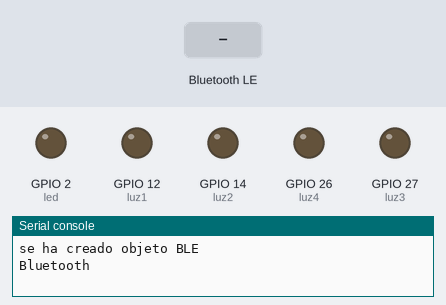
The program below on a simulated ESP32 board running MicroPython. On the bench: output pins drawn as LEDs (lit = HIGH), the last lines printed to the serial console. The inputs (shaded band) are chosen by the test bench. Nothing arrives over Bluetooth unless stated.

Above: at 1.4 s.
1.5 s: "luz1" written over Bluetooth
At 2.7 s:
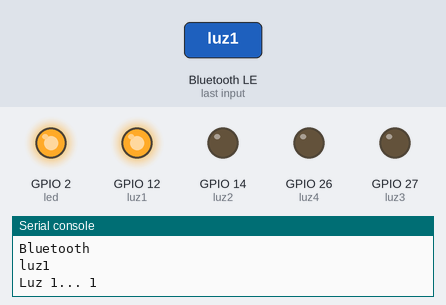
3.0 s: "luz2" written over Bluetooth
At 4.0 s:
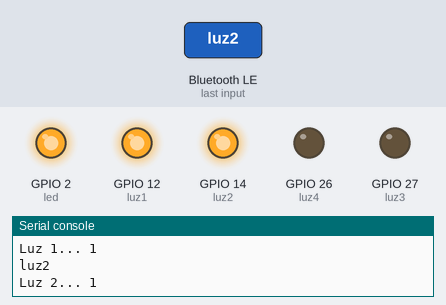
4.5 s: "luz3" written over Bluetooth
At 5.1 s:
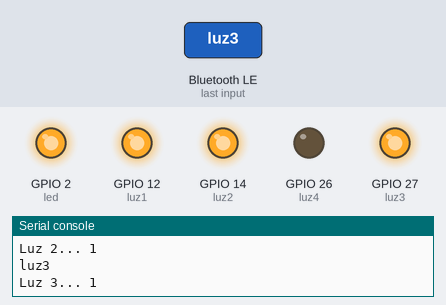
6.0 s: "luz4" written over Bluetooth
At 6.3 s:
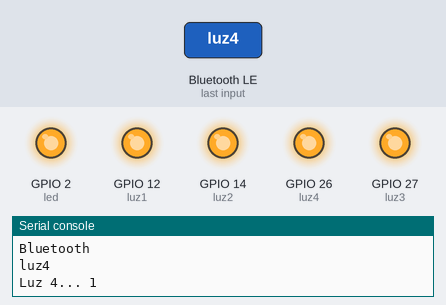
7.5 s: "luz1" written over Bluetooth
At 8.6 s:
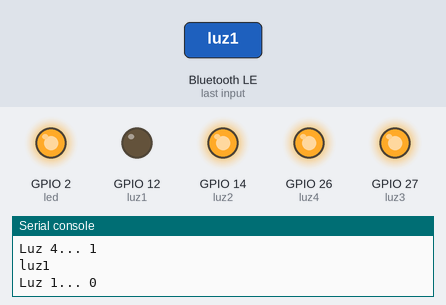
9.0 s: "luz2" written over Bluetooth
At 9.7 s:
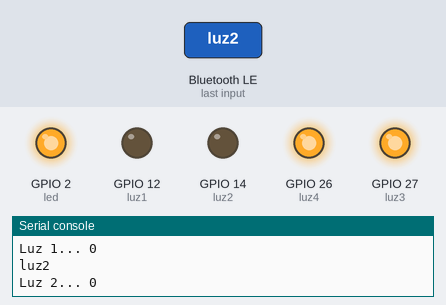
Timing chart, 0 to 11.5 s (numbered marks = the images above; inputs shaded):
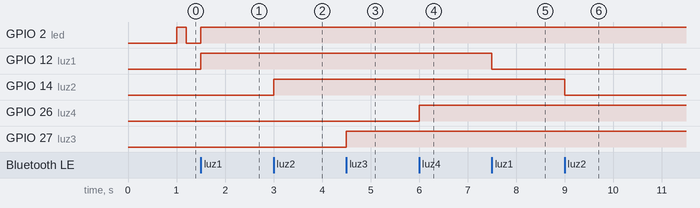

The program:

main.py
```python
# Ejemplo 13, encendido de iluminacion con
# Bluetooth de baja energía (BLE)
# Bluetooth Low Energy
# Autor: Alejandro García Castro
# Marzo 2022

# Importamos las librerías necesarias
from machine import Pin, Timer
from time import sleep_ms, sleep
import ubluetooth

# Creamos una clase BLE que es la que
# gestionará la comunicacion bluetooth
# serie con el disposivo móvil, enviando
# y recibiendo mensajes.
class BLE():
    '''
        Clase BLE que conecta por BLE  la placa ESP32
        con un dispositivo móvil.
        Atributos:
            ble = objeto de tipo BLE de la librería
                  bluetooth
            led = diodo led que parpadea cuando no se
                  ha establecido conexion y pasa a
                  encendido fijo cuando está conectado
        Métodos:
            ble_irq = contiene los eventos que utilizamos
                      en el programa. Son los cuatro mensajes
                      que al ser recibidos producen cambios en
                      las salidas.
            connected = encendido fijo en led de señalizacion
                        cuando BLE está conectado
            disconnected = parpadeo en led cuando BLE desconectado
            send = envia datos a través del blutooth
            advertiser = Hace visible el nombre del dispositivo para
                         poder ser identificado.
            register =  maneja los registros necesarios para la
                        comunicación
    '''

    def __init__(self, name):
        print('se ha creado objeto BLE')
        self.name = name
        self.ble = ubluetooth.BLE()
        self.ble.active(True)

        self.led = Pin(2, Pin.OUT)
        self.timer1 = Timer(0)
        self.timer2 = Timer(1)

        self.disconnected()
        self.ble.irq(self.ble_irq)
        self.register()
        self.advertiser()

    def connected(self):
        self.timer1.deinit()
        self.timer2.deinit()

    def disconnected(self):
        self.timer1.init(period=1000, mode=Timer.PERIODIC, callback=lambda t: self.led(1))
        sleep_ms(200)
        self.timer2.init(period=1000, mode=Timer.PERIODIC, callback=lambda t: self.led(0))

    def ble_irq(self, event, data):
        if event == 1:
            '''Central disconnected'''
            self.connected()
            self.led(1)

        elif event == 2:
            '''Central disconnected'''
            self.advertiser()
            self.disconnected()

        elif event == 3:
            '''Nuevo mensaje recibido'''
            buffer = self.ble.gatts_read(self.rx)
            message = buffer.decode('UTF-8').strip()
            print(message)
            if message == 'luz1':
                luz1.value(not luz1.value())
                print('Luz 1...', luz1.value())
                ble.send('Luz 1...' + str(luz1.value()))
            if message == 'luz2':
                luz2.value(not luz2.value())
                print('Luz 2...', luz2.value())
                ble.send('Luz 2...' + str(luz2.value()))
            if message == 'luz3':
                luz3.value(not luz3.value())
                print('Luz 3...', luz3.value())
                ble.send('Luz 3...' + str(luz3.value()))
            if message == 'luz4':
                luz4.value(not luz4.value())
                print('Luz 4...', luz4.value())
                ble.send('Luz 4...' + str(luz4.value()))

    def register(self):
        # Nordic UART Service (NUS)
        NUS_UUID = '6E400001-B5A3-F393-E0A9-E50E24DCCA9E'
        RX_UUID = '6E400002-B5A3-F393-E0A9-E50E24DCCA9E'
        TX_UUID = '6E400003-B5A3-F393-E0A9-E50E24DCCA9E'

        BLE_NUS = ubluetooth.UUID(NUS_UUID)
        BLE_RX = (ubluetooth.UUID(RX_UUID), ubluetooth.FLAG_WRITE)
        BLE_TX = (ubluetooth.UUID(TX_UUID), ubluetooth.FLAG_NOTIFY)

        BLE_UART = (BLE_NUS, (BLE_TX, BLE_RX,))
        SERVICES = (BLE_UART, )
        ((self.tx, self.rx,), ) = self.ble.gatts_register_services(SERVICES)

    def send(self, data):
        self.ble.gatts_notify(0, self.tx, data + '\n')

    def advertiser(self):
        name = bytes(self.name, 'UTF-8')
        self.ble.gap_advertise(100, bytearray('\x02\x01\x02') + bytearray((len(name) + 1, 0x09)) + name)

# Prueba

# Definimos los pines para las salidas
# en las que están conectados los relés
luz1 = Pin(12, Pin.OUT)
luz2 = Pin(14, Pin.OUT)
luz3 = Pin(27, Pin.OUT)
luz4 = Pin(26, Pin.OUT)

# Creamos el objeto de tipo BLE
# que al funcionar por interrupciones
# estará continuamente escuchando
ble = BLE("ESP32")

while True:
    print ('Bluetooth')
    sleep(5)
```

Measured:
- after the input at 1.5 s, GPIO 12 (luz1): LOW → HIGH at once
- after the input at 3.0 s, GPIO 14 (luz2): LOW → HIGH at once
- after the input at 4.5 s, GPIO 27 (luz3): LOW → HIGH at once
- after the input at 6.0 s, GPIO 26 (luz4): LOW → HIGH at once
- after the input at 7.5 s, GPIO 12 (luz1): HIGH → LOW at once
- after the input at 9.0 s, GPIO 14 (luz2): HIGH → LOW at once
